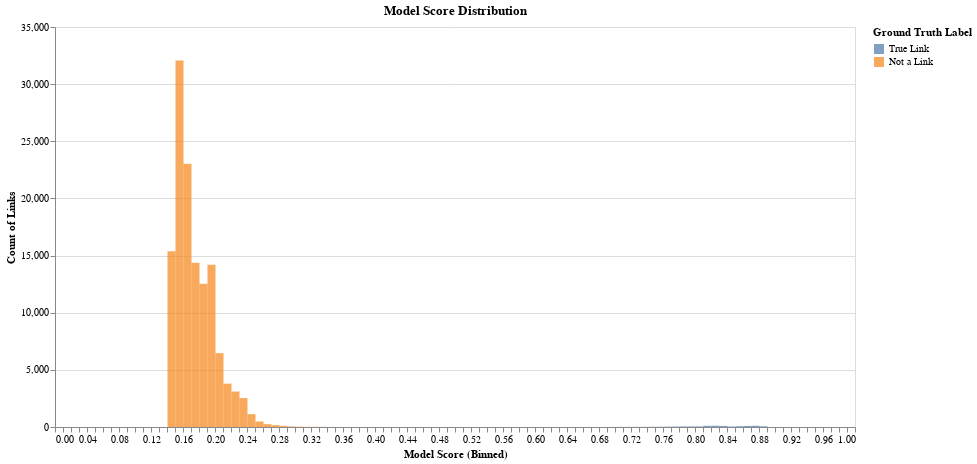

The cell this chart's notebook holds for it:
### Markdown cell above
### Model Score Distribution

### Code cell
tutorial.plot_model_score_distribution(df_predictions)

### Figure 1 — Vega-Lite specification as saved in the notebook (floating-point values rounded to 4 significant figures)
{"config": {"view": {"continuousWidth": 400, "continuousHeight": 300}}, "data": {"name": "data-a6a96dec17afd8831d7897178f1d78c7"}, "mark": {"type": "bar", "binSpacing": 0, "opacity": 0.7}, "encoding": {"color": {"type": "nominal", "field": "ground_truth", "legend": {"title": "Ground Truth Label"}, "scale": {"domain": ["True Link", "Not a Link"], "scheme": "tableau10"}}, "opacity": {"condition": {"value": 0.7, "selection": "selector001"}, "value": 0.2}, "tooltip": [{"type": "quantitative", "field": "model_score", "title": "Model Score"}, {"type": "nominal", "field": "ground_truth", "title": "Ground Truth"}, {"type": "quantitative", "field": "count", "title": "Count of Links"}], "x": {"type": "quantitative", "axis": {"tickCount": 5, "title": "Model Score (Binned)"}, "bin": {"extent": [0, 1], "step": 0.01}, "field": "model_score"}, "y": {"type": "quantitative", "axis": {"title": "Count of Links"}, "field": "count", "stack": null}}, "height": 400, "selection": {"selector001": {"type": "multi", "fields": ["ground_truth"], "bind": "legend"}, "selector002": {"type": "interval", "bind": "scales", "encodings": ["x", "y"]}}, "title": "Model Score Distribution", "width": 800, "$schema": "https://vega.github.io/schema/vega-lite/v4.8.1.json", "datasets": {"data-a6a96dec17afd8831d7897178f1d78c7": [{"model_score": 0.14, "ground_truth": "Not a Link", "count": 15381}, {"model_score": 0.15, "ground_truth": "Not a Link", "count": 32079}, {"model_score": 0.16, "ground_truth": "Not a Link", "count": 23039}, {"model_score": 0.17, "ground_truth": "Not a Link", "count": 14376}, {"model_score": 0.18, "ground_truth": "Not a Link", "count": 12534}, {"model_score": 0.19, "ground_truth": "Not a Link", "count": 14187}, {"model_score": 0.2, "ground_truth": "Not a Link", "count": 6459}, {"model_score": 0.21, "ground_truth": "Not a Link", "count": 3789}, {"model_score": 0.22, "ground_truth": "Not a Link", "count": 3102}, {"model_score": 0.23, "ground_truth": "Not a Link", "count": 2531}, {"model_score": 0.24, "ground_truth": "Not a Link", "count": 1122}, {"model_score": 0.25, "ground_truth": "Not a Link", "count": 482}, {"model_score": 0.26, "ground_truth": "Not a Link", "count": 249}, {"model_score": 0.27, "ground_truth": "Not a Link", "count": 163}, {"model_score": 0.28, "ground_truth": "Not a Link", "count": 100}, {"model_score": 0.29, "ground_truth": "Not a Link", "count": 48}, {"model_score": 0.3, "ground_truth": "Not a Link", "count": 26}, {"model_score": 0.31, "ground_truth": "Not a Link", "count": 15}, {"model_score": 0.32, "ground_truth": "Not a Link", "count": 16}, {"model_score": 0.33, "ground_truth": "Not a Link", "count": 12}, {"model_score": 0.34, "ground_truth": "Not a Link", "count": 3}, {"model_score": 0.35, "ground_truth": "Not a Link", "count": 2}, {"model_score": 0.36, "ground_truth": "Not a Link", "count": 2}, {"model_score": 0.4, "ground_truth": "Not a Link", "count": 1}, {"model_score": 0.59, "ground_truth": "True Link", "count": 1}, {"model_score": 0.61, "ground_truth": "True Link", "count": 1}, {"model_score": 0.65, "ground_truth": "True Link", "count": 2}, {"model_score": 0.66, "ground_truth": "True Link", "count": 3}, {"model_score": 0.67, "ground_truth": "True Link", "count": 1}, {"model_score": 0.69, "ground_truth": "True Link", "count": 3}, {"model_score": 0.7, "ground_truth": "True Link", "count": 7}, {"model_score": 0.71, "ground_truth": "True Link", "count": 8}, {"model_score": 0.72, "ground_truth": "True Link", "count": 12}, {"model_score": 0.73, "ground_truth": "True Link", "count": 12}, {"model_score": 0.74, "ground_truth": "True Link", "count": 17}, {"model_score": 0.75, "ground_truth": "True Link", "count": 22}, {"model_score": 0.76, "ground_truth": "True Link", "count": 31}, {"model_score": 0.77, "ground_truth": "True Link", "count": 38}, {"model_score": 0.78, "ground_truth": "True Link", "count": 51}, {"model_score": 0.79, "ground_truth": "True Link", "count": 52}, {"model_score": 0.8, "ground_truth": "True Link", "count": 52}, {"model_score": 0.81, "ground_truth": "True Link", "count": 103}, {"model_score": 0.82, "ground_truth": "True Link", "count": 111}, {"model_score": 0.83, "ground_truth": "True Link", "count": 96}, {"model_score": 0.84, "ground_truth": "True Link", "count": 42}, {"model_score": 0.85, "ground_truth": "True Link", "count": 68}, {"model_score": 0.86, "ground_truth": "True Link", "count": 93}, {"model_score": 0.87, "ground_truth": "True Link", "count": 110}, {"model_score": 0.88, "ground_truth": "True Link", "count": 64}]}}
